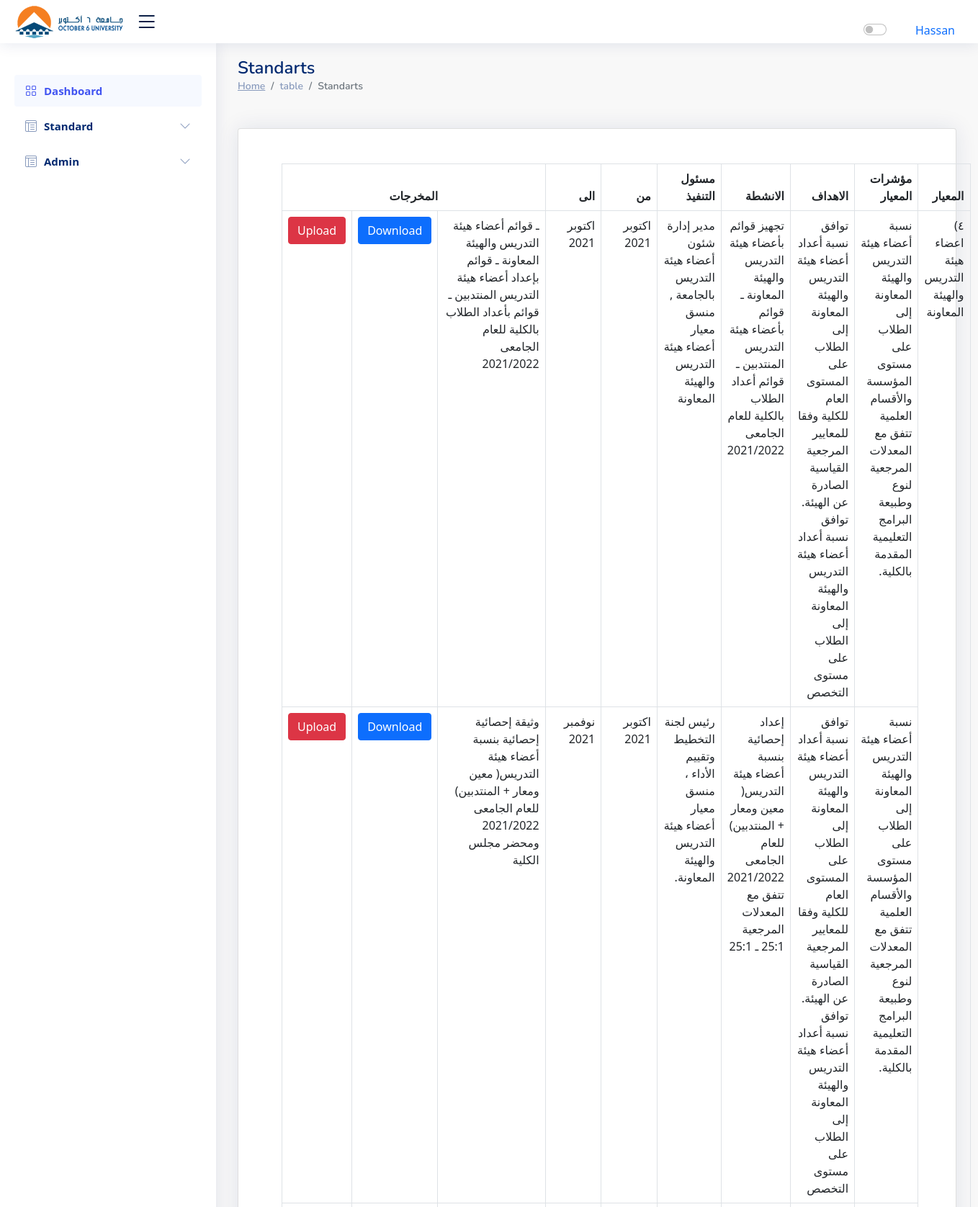
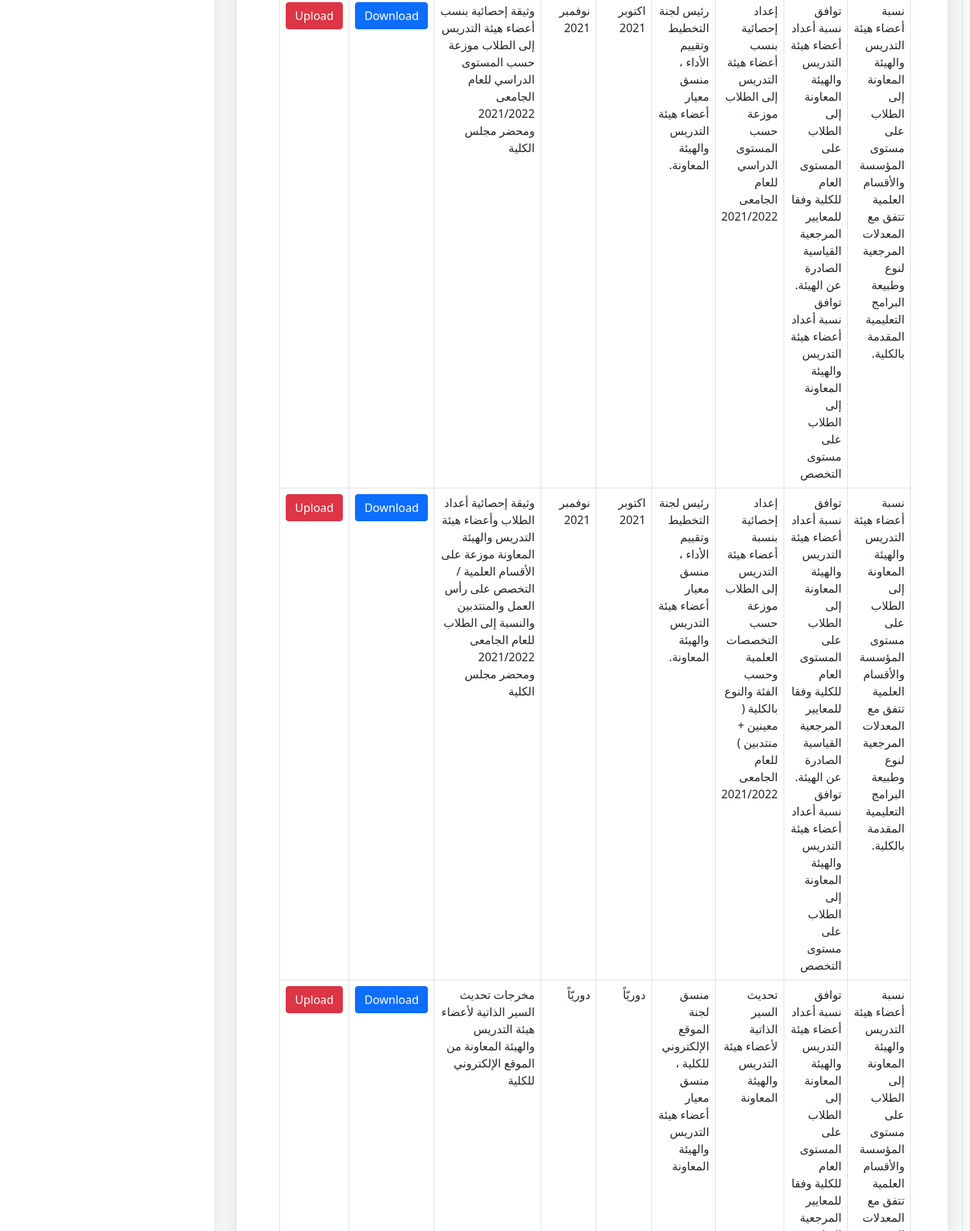
Page /standarts/table.php?StdID=4 (signed in, upper part) on the committed database (2 pictures, top to bottom).
### tables this page shows
CREATE TABLE `activites` (
  `id` int(11) NOT NULL,
  `actv` varchar(250) NOT NULL,
  `manager` varchar(250) NOT NULL,
  `from` varchar(100) NOT NULL,
  `to` varchar(100) NOT NULL,
  `output` varchar(1000) NOT NULL,
  `goalID` int(11) NOT NULL,
  `pointerID` int(11) NOT NULL,
  `stdID` int(11) NOT NULL
);

CREATE TABLE `standarts` (
  `StdID` int(11) NOT NULL,
  `StdName` varchar(100) NOT NULL
);

CREATE TABLE `standard_pointer` (
  `pointerID` int(11) NOT NULL,
  `stdID` int(11) DEFAULT NULL,
  `pointerName` varchar(255) DEFAULT NULL,
  `goalname` varchar(250) NOT NULL
);

### standarts/table.php (the view, shortened to what this page needs)
<?php
include '../shared/head.php';
include '../shared/nav.php';
include '../general/configDB.php';
$stdID = $_GET['StdID'];
$userrole = $_SESSION['role'];
if ($userrole == 1 || $userrole == 2) {
  $select = "SELECT activites.id, activites.actv, activites.manager, activites.from, activites.to, activites.output, activites.goalID, activites.pointerID,
        standard_pointer.pointerName, standard_pointer.pointerID, standard_pointer.goalname,
        standarts.StdName, standarts.StdID
        FROM activites
        JOIN standard_pointer ON activites.pointerID = standard_pointer.pointerID
        JOIN standarts ON activites.stdID = standarts.StdID
        WHERE standarts.stdID=$stdID";
}
$s = mysqli_query($conn, $select);
?>
<main id="main" class="main">
  <div class="pagetitle">
    <h1>Standarts</h1>
    <nav>
      <ol class="breadcrumb">
        <li class="breadcrumb-item"><a href="http://localhost/QWF/index.php">Home</a></li>
        <li class="breadcrumb-item">table</li>
        <li class="breadcrumb-item active">Standarts</li>
      </ol>
    </nav>
  </div>
  <div class="container mt-5">
    <div class="row card p-5" class="tatest">
      <div class="col-12">
        <table class="table table-bordered" style="direction:rtl;">
          <thead>
            <tr>
              <th scope="col" rowspan="'.count($s).'">المعيار</th>
              <th scope="col">مؤشرات المعيار</th>
              <th scope="col">الاهداف</th>
              <th scope="col">الانشطة</th>
              <th scope="col">مسئول التنفيذ</th>
              <th scope="col"> من</th>
              <th scope="col"> الى</th>
              <th class="text-center" scope="col" colspan="3"> المخرجات</th>
            </tr>
          </thead>
          <tbody>
            <?php $prev_stdname = ''; ?>
            <?php foreach ($s as $index => $activities) { ?>
              <tr>
                <?php if ($activities['StdName'] != $prev_stdname) { ?>
                  <td rowspan="0">
                    <?php echo $activities['StdName']; ?>
                  </td>
                <?php } ?>
                <td>
                  <?php echo $activities['pointerName']; ?>
                </td>
                <td>
                  <?php echo $activities['goalname']; ?>
                </td>
                <td>
                  <?php echo $activities['actv']; ?>
                </td>
                <td>
                  <?php echo $activities['manager']; ?>
                </td>
                <td>
                  <?php echo $activities['from']; ?>
                </td>
                <td>
                  <?php echo $activities['to']; ?>
                </td>
                <td>
                  <?php echo $activities['output']; ?>
                </td>
                <td>
                  <a class="btn btn-primary"
                    href="../Files/downloads.php?StdID=<?php echo $activities['StdID']; ?>&pointerID=<?php echo $activities['pointerID']; ?>&goalname=<?php echo urlencode($activities['goalname']); ?>&id=<?php echo urlencode($activities['id']); ?>">Download</a>
                </td>
                <td>
                  <a class="btn btn-danger"
                    href="../Files/upload.php?StdName=<?php echo urlencode($activities['StdName']); ?>&pointerID=<?php echo urlencode($activities['pointerID']); ?>&output=<?php echo urlencode($activities['output']); ?> &id=<?php echo urlencode($activities['id']); ?>">Upload</a>
                </td>
                <?php if ($activities['StdName'] != $prev_stdname) { ?>
                  <?php $prev_stdname = $activities['StdName']; ?>
                <?php } else { ?>
                <?php } ?>
              </tr>
            <?php } ?>
          </tbody>
        </table>
      </div>
    </div>
  </div>
</main>
<?php include '../shared/script.php'; ?>

### assets/css/style.css (style rules this page uses)
:root { scroll-behavior: smooth; }
body { font-family: "Open Sans", sans-serif; color: #444444; background-color: #26293008 !important; }
a { color: #4154f1; text-decoration: none; }
h1, h2, h3, h4, h5, h6 { font-family: "Nunito", sans-serif; }
#main { margin-top: 60px; padding: 20px 30px; transition: all 0.3s; }
.pagetitle { margin-bottom: 10px; }
.pagetitle h1 { font-size: 24px; margin-bottom: 0; font-weight: 600; color: #012970; }
.card { margin-bottom: 30px; border: none; border-radius: 5px; box-shadow: 0px 0 30px rgba(1, 41, 112, 0.1); }
.breadcrumb { font-size: 14px; font-family: "Nunito", sans-serif; color: #899bbd; font-weight: 600; }
.breadcrumb a { color: #899bbd; transition: 0.3s; }
.breadcrumb .breadcrumb-item::before { color: #899bbd; }
.breadcrumb .active { color: #51678f; font-weight: 600; }
@media (min-width: 1200px) { #main, #footer { margin-left: 300px; } }
::marker { unicode-bidi: isolate; font-variant-numeric: tabular-nums; text-transform: none; text-indent: 0px !important; text-align: start !important; text-align-last: start !important; color: #efefef00!important; }

### rows in the picture
activites: stdID.StdName "٤) اعضاء هيئة التدريس والهيئة المعاونة", standard_pointer.pointerName "نسبة أعضاء هيئة التدريس والهيئة المعاونة إلى الطلاب على مستوى المؤسسة والأقسام العلمية تتفق مع المعدلات المرجعية لنوع وطبيعة البرامج التعليمية المقدمة بالكلية.", standard_pointer.goalname "توافق نسبة أعداد أعضاء هيئة التدريس والهيئة المعاونة إلى الطلاب على المستوى العام للكلية وفقا للمعايير المرجعية القياسية الصادرة عن الهيئة. توافق نسبة أعداد أعضاء هيئة التدريس والهيئة المعاونة إلى الطلاب على مستوى التخصص", actv "تجهيز قوائم بأعضاء هيئة التدريس والهيئة المعاونة ـ قوائم بأعضاء هيئة التدريس المنتدبين ـ قوائم أعداد الطلاب بالكلية للعام الجامعى 2021/2022", manager "مدير إدارة شئون أعضاء هيئة التدريس بالجامعة , منسق معيار أعضاء هيئة التدريس والهيئة المعاونة", from "اكتوبر 2021", to "اكتوبر 2021", output "ـ قوائم أعضاء هيئة التدريس والهيئة المعاونة ـ قوائم بإعداد أعضاء هيئة التدريس المنتدبين ـ قوائم بأعداد الطلاب بالكلية للعام الجامعى 2021/2022"
activites: standard_pointer.pointerName "نسبة أعضاء هيئة التدريس والهيئة المعاونة إلى الطلاب على مستوى المؤسسة والأقسام العلمية تتفق مع المعدلات المرجعية لنوع وطبيعة البرامج التعليمية المقدمة بالكلية.", standard_pointer.goalname "توافق نسبة أعداد أعضاء هيئة التدريس والهيئة المعاونة إلى الطلاب على المستوى العام للكلية وفقا للمعايير المرجعية القياسية الصادرة عن الهيئة. توافق نسبة أعداد أعضاء هيئة التدريس والهيئة المعاونة إلى الطلاب على مستوى التخصص", actv "إعداد إحصائية بنسبة أعضاء هيئة التدريس( معين ومعار + المنتدبين) للعام الجامعى 2021/2022 تتفق مع المعدلات المرجعية 25:1 ـ 25:1", manager "رئيس لجنة التخطيط وتقييم الأداء ، منسق معيار أعضاء هيئة التدريس والهيئة المعاونة.", from "اكتوبر 2021", to "نوفمبر 2021", output "وثيقة إحصائية إحصائية بنسبة أعضاء هيئة التدريس( معين ومعار + المنتدبين) للعام الجامعى 2021/2022 ومحضر مجلس الكلية"
activites: standard_pointer.pointerName "نسبة أعضاء هيئة التدريس والهيئة المعاونة إلى الطلاب على مستوى المؤسسة والأقسام العلمية تتفق مع المعدلات المرجعية لنوع وطبيعة البرامج التعليمية المقدمة بالكلية.", standard_pointer.goalname "توافق نسبة أعداد أعضاء هيئة التدريس والهيئة المعاونة إلى الطلاب على المستوى العام للكلية وفقا للمعايير المرجعية القياسية الصادرة عن الهيئة. توافق نسبة أعداد أعضاء هيئة التدريس والهيئة المعاونة إلى الطلاب على مستوى التخصص", actv "إعداد إحصائية بنسب أعضاء هيئة التدريس إلى الطلاب موزعة حسب المستوى الدراسي للعام الجامعى 2021/2022", manager "رئيس لجنة التخطيط وتقييم الأداء ، منسق معيار أعضاء هيئة التدريس والهيئة المعاونة.", from "اكتوبر 2021", to "نوفمبر 2021", output "وثيقة إحصائية بنسب أعضاء هيئة التدريس إلى الطلاب موزعة حسب المستوى الدراسي للعام الجامعى 2021/2022 ومحضر مجلس الكلية"
activites: standard_pointer.pointerName "نسبة أعضاء هيئة التدريس والهيئة المعاونة إلى الطلاب على مستوى المؤسسة والأقسام العلمية تتفق مع المعدلات المرجعية لنوع وطبيعة البرامج التعليمية المقدمة بالكلية.", standard_pointer.goalname "توافق نسبة أعداد أعضاء هيئة التدريس والهيئة المعاونة إلى الطلاب على المستوى العام للكلية وفقا للمعايير المرجعية القياسية الصادرة عن الهيئة. توافق نسبة أعداد أعضاء هيئة التدريس والهيئة المعاونة إلى الطلاب على مستوى التخصص", actv "إعداد إحصائية بنسبة أعضاء هيئة التدريس إلى الطلاب موزعة حسب التخصصات العلمية وحسب الفئة والنوع بالكلية ( معينين + منتدبين ) للعام الجامعى 2021/2022", manager "رئيس لجنة التخطيط وتقييم الأداء ، منسق معيار أعضاء هيئة التدريس والهيئة المعاونة.", from "اكتوبر 2021", to "نوفمبر 2021", output "وثيقة إحصائية أعداد الطلاب وأعضاء هيئة التدريس والهيئة المعاونة موزعة على الأقسام العلمية / التخصص على رأس العمل والمنتدبين والنسبة إلى الطلاب للعام الجامعى 2021/2022 ومحضر مجلس الكلية"
activites: actv "تحديث السير الذاتية لأعضاء هيئة التدريس والهيئة المعاونة", manager "منسق لجنة الموقع الإلكتروني للكلية ، منسق معيار أعضاء هيئة التدريس والهيئة المعاونة", from "دوريّاً", to "دوريّاً", output "مخرجات تحديث السير الذاتية لأعضاء هيئة التدريس والهيئة المعاونة من الموقع الإلكتروني للكلية"

### other values in the picture
$_SESSION['admin'] "Hassan"
